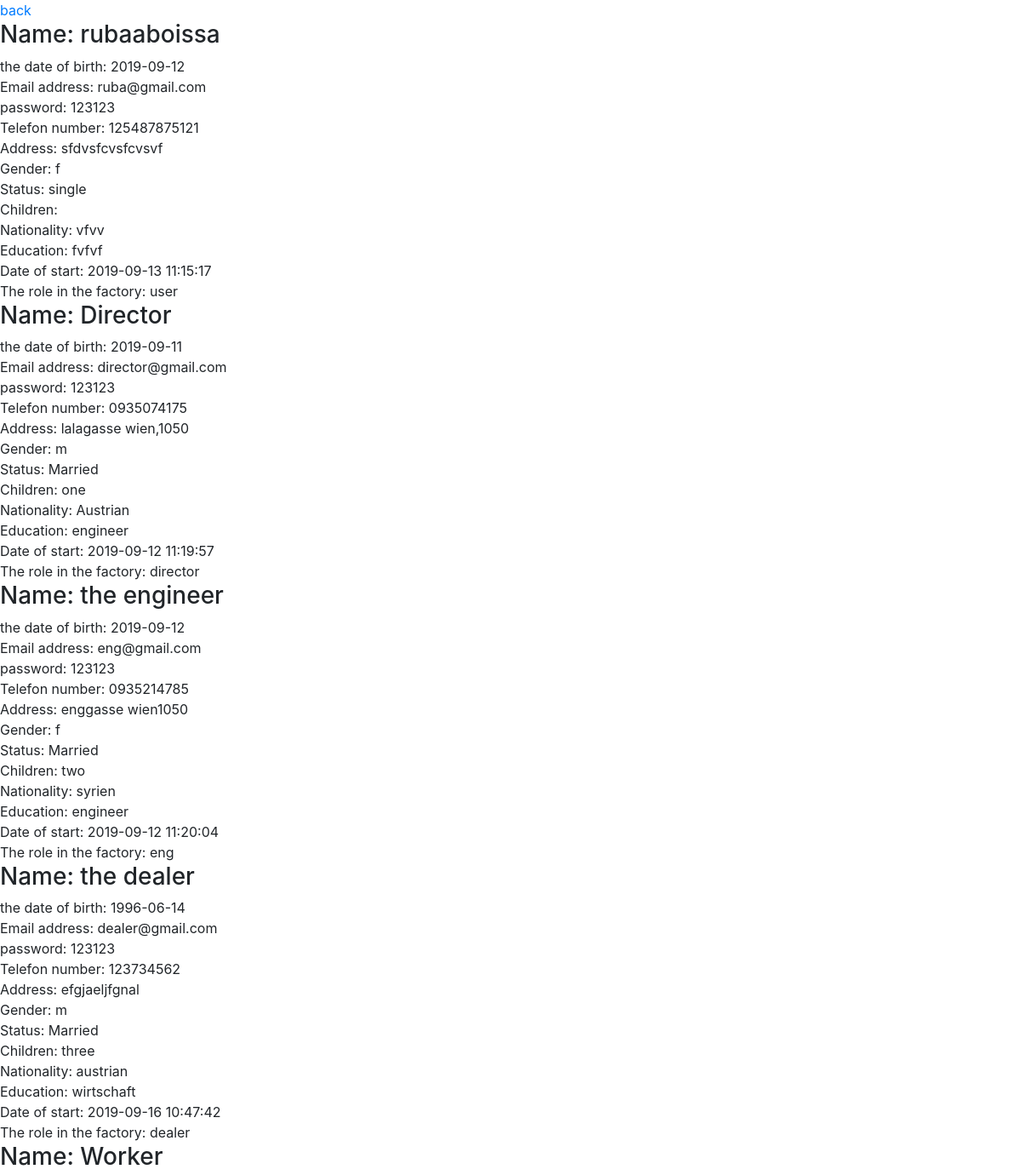
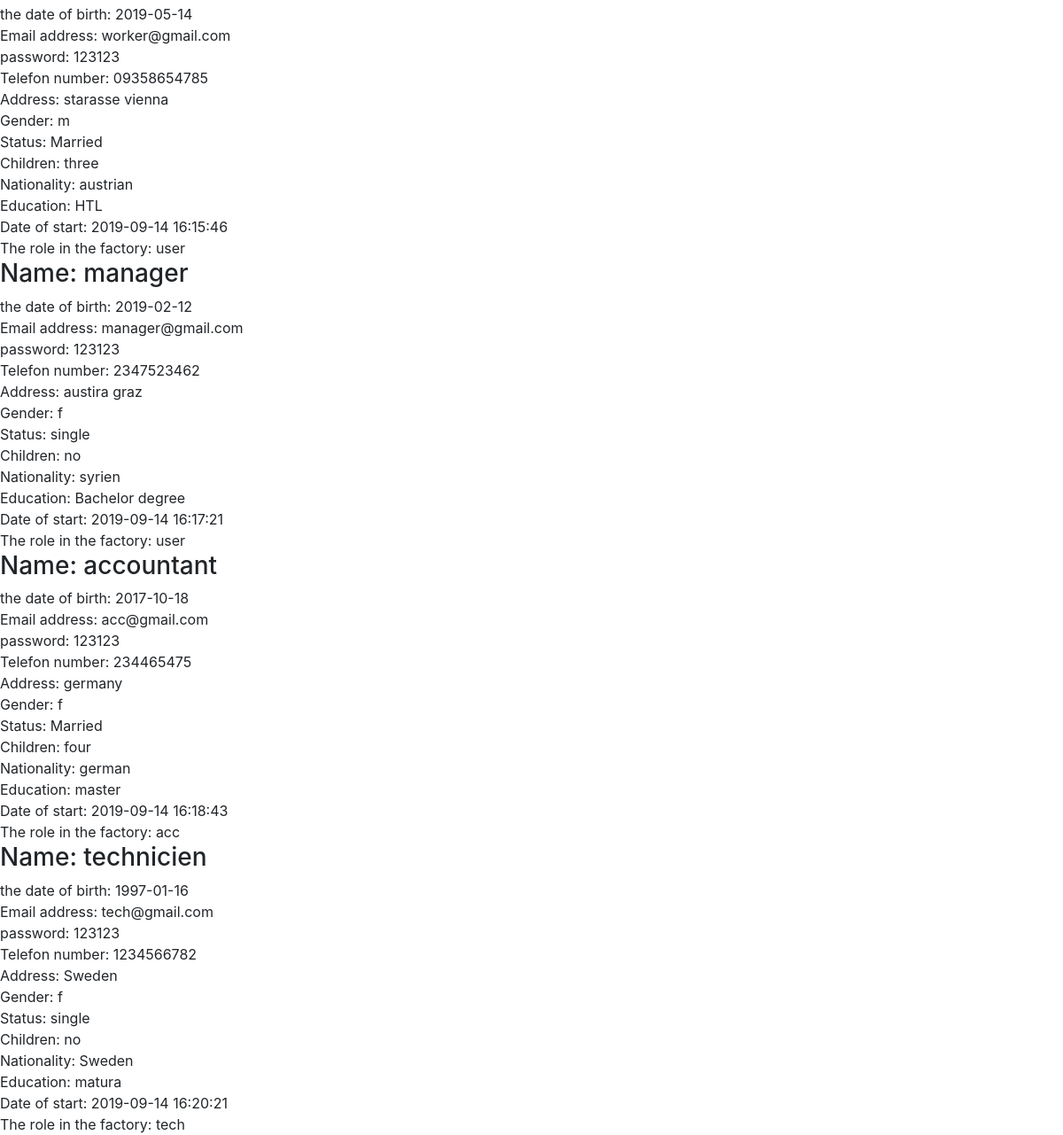
/users.php, run on an earlier commit of the app's database (2 pictures, top to bottom).
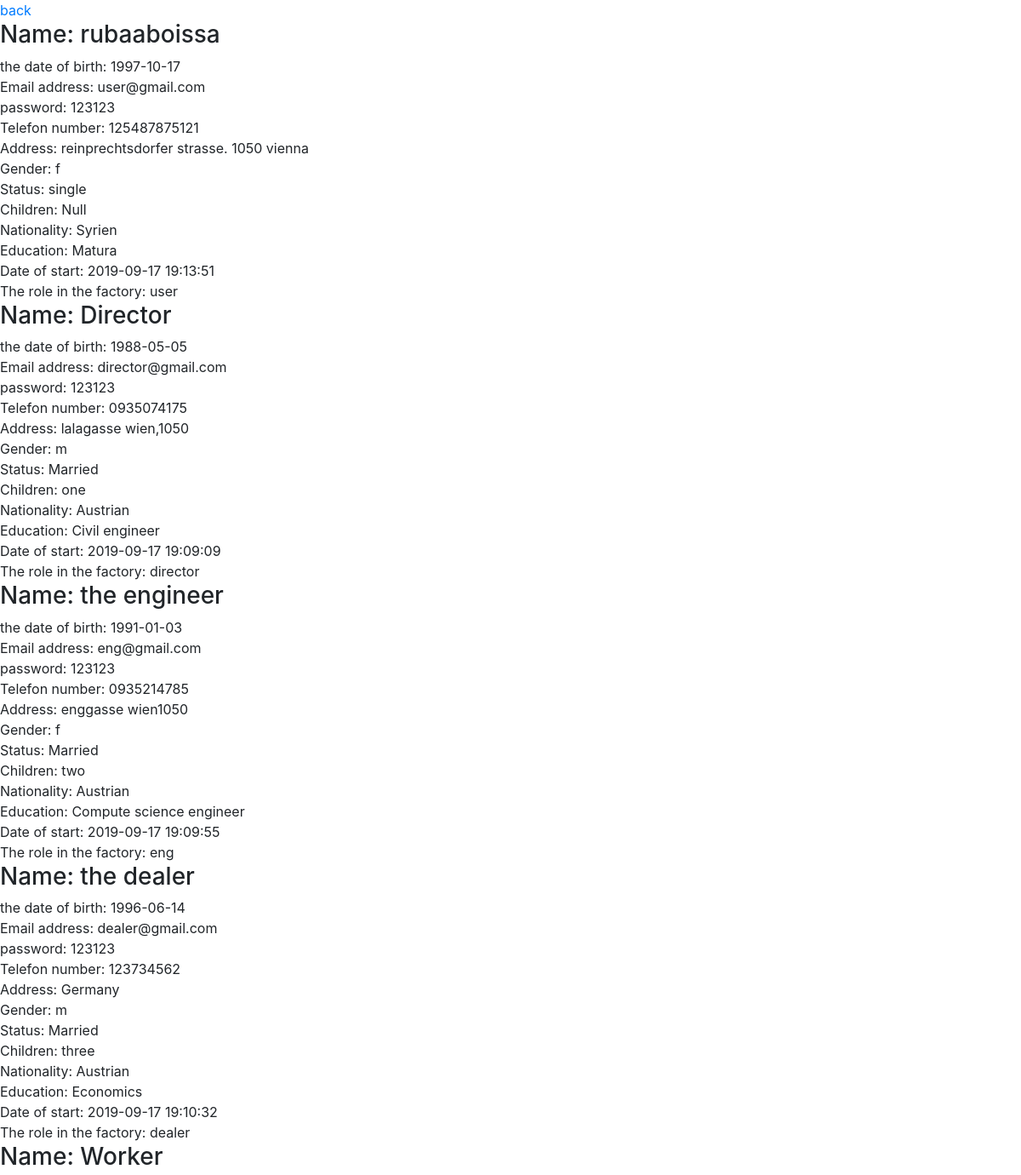
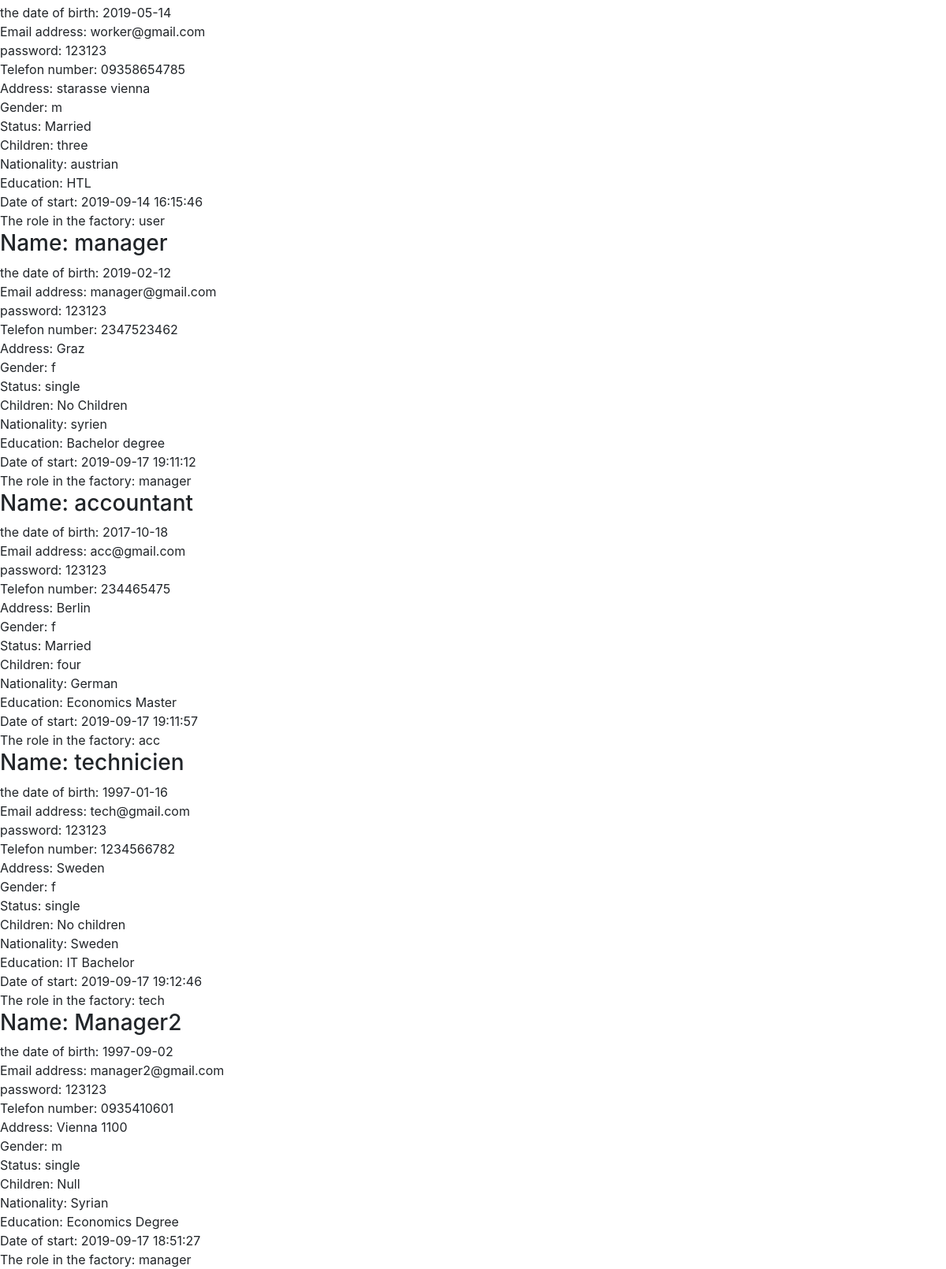
And on a later commit of the database (2 pictures, top to bottom).
### tables this page shows
CREATE TABLE `users` (
  `user_id` int(12) NOT NULL,
  `fullname` varchar(200) NOT NULL,
  `date_of_birth` date NOT NULL,
  `email` varchar(200) NOT NULL,
  `password` varchar(200) NOT NULL,
  `telefon` varchar(200) NOT NULL,
  `address` varchar(200) NOT NULL,
  `gender` enum('f','m') NOT NULL,
  `status` enum('Married','single') NOT NULL,
  `children` varchar(200) NOT NULL,
  `nationality` varchar(200) NOT NULL,
  `education` varchar(200) NOT NULL,
  `date_of_start` timestamp NOT NULL DEFAULT current_timestamp() ON UPDATE current_timestamp(),
  `role` varchar(200) NOT NULL
);

### users.php (the view, shortened to what this page needs)
<?php
require 'db.php';
?>
<html>
<head><?php require 'header.php'; ?></head>
<body>
<a href="directorpage.php">back</a>
<?php
  $sql ="SELECT * FROM users";
  $result = mysqli_query($conn,$sql);
    if($result->num_rows > 0){
      while ($row = $result->fetch_assoc()) {?>
<h3>Name:                               <?php echo $row['fullname'];?></h3>
<span>the date of birth: </span>        <?php echo $row['date_of_birth'];?><br>
<span>Email address: </span>            <?php echo $row['email'];?><br>
<span>password: </span>                 <?php echo $row['password'];?><br>
<span>Telefon number:                   <?php echo $row['telefon'];?><br>
<span>Address: </span>                  <?php echo $row['address'];?><br>
<span>Gender: </span>                   <?php echo $row['gender'];?><br>
<span>Status:                           <?php echo $row['status'];?><br>
<span>Children: </span>                 <?php echo $row['children'];?><br>
<span>Nationality: </span>              <?php echo $row['nationality'];?><br>
<span>Education: </span>                <?php echo $row['education'];?><br>
<span>Date of start: </span>            <?php echo $row['date_of_start'];?><br>
<span>The role in the factory: </span>  <?php echo $row['role'];?><br>
<?php
    }
}
?>
</body>
</html>

### header.php (shortened to what this page needs)
<link rel="stylesheet" href="https://stackpath.bootstrapcdn.com/bootstrap/4.3.1/css/bootstrap.min.css">

What changed in the data, as far as the page shows it:
changed users "rubaaboissa": date_of_birth "2019-09-12" → "1997-10-17"; email "ruba@gmail.com" → "user@gmail.com"; address "sfdvsfcvsfcvsvf" → "reinprechtsdorfer strasse. 1050 vienna"; children (not shown) → "Null"; nationality "vfvv" → "Syrien"; education "fvfvf" → "Matura"; date_of_start "2019-09-13 11:15:17" → "2019-09-17 19:13:51"
changed users "Director": date_of_birth "2019-09-11" → "1988-05-05"; education "engineer" → "Civil engineer"; date_of_start "2019-09-12 11:19:57" → "2019-09-17 19:09:09"
changed users "the engineer": date_of_birth "2019-09-12" → "1991-01-03"; nationality "syrien" → "Austrian"; education "engineer" → "Compute science engineer"; date_of_start "2019-09-12 11:20:04" → "2019-09-17 19:09:55"
changed users "the dealer": address "efgjaeljfgnal" → "Germany"; nationality "austrian" → "Austrian"; education "wirtschaft" → "Economics"; date_of_start "2019-09-16 10:47:42" → "2019-09-17 19:10:32"
changed users "manager@gmail.com": address "austira graz" → "Graz"; children "no" → "No Children"; date_of_start "2019-09-14 16:17:21" → "2019-09-17 19:11:12"; role "user" → "manager"
changed users "accountant": address "germany" → "Berlin"; nationality "german" → "German"; education "master" → "Economics Master"; date_of_start "2019-09-14 16:18:43" → "2019-09-17 19:11:57"
changed users "technicien": children "no" → "No children"; education "matura" → "IT Bachelor"; date_of_start "2019-09-14 16:20:21" → "2019-09-17 19:12:46"
added users: fullname "Manager2", date_of_birth "1997-09-02", email "manager2@gmail.com", password "123123", telefon "0935410601", address "Vienna 1100", gender "m", status "single", children "Null", nationality "Syrian", education "Economics Degree", date_of_start "2019-09-17 18:51:27", role "manager"
